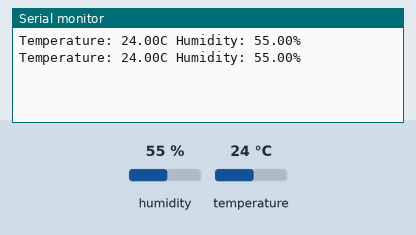
Simulated run of this sketch. Board: Arduino Uno, built with avr-gcc and run on an emulated ATmega328P. Shown: the last lines printed to the serial monitor. The inputs (shaded band) are chosen by the test bench; at power-on: humidity 55 %, temperature 24 °C.

Above: at 2.8 s.
2.9 s: humidity set to 22 %
At 5.1 s:
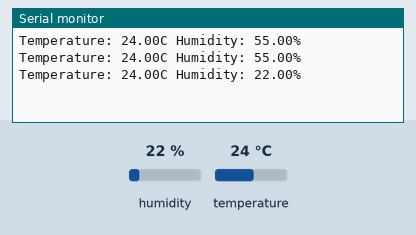
5.6 s: temperature set to 12 °C
At 7.6 s:
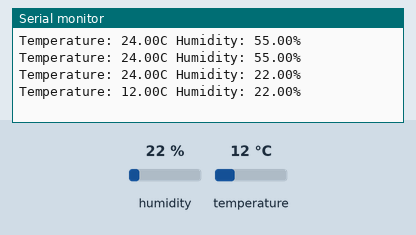
8.3 s: humidity set to 40 %
At 11.2 s:
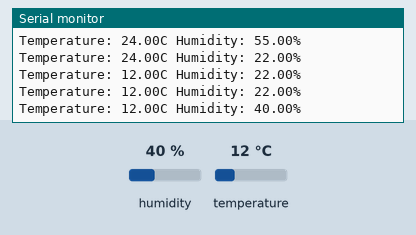
Timing chart, 0 to 12.7 s (numbered marks = the images above; inputs shaded):
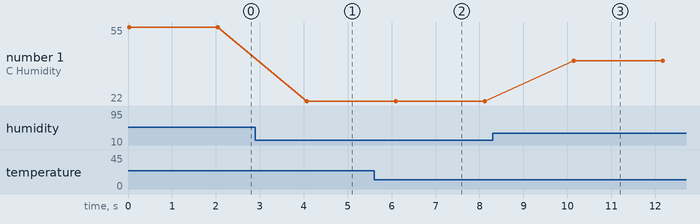

The sketch:

lab_03.ino
```cpp
#include "DHT.h"
#define DHTPIN 4
#define DHTTYPE DHT11
DHT dht(DHTPIN, DHTTYPE);


void setup() {
  // put your setup code here, to run once:
  Serial.begin(115200);
  dht.begin();
}

void loop() {
  // put your main code here, to run repeatedly:
  float temp = dht.readTemperature();
  float hum = dht.readHumidity();
  Serial.print("Temperature: "); Serial.print(temp);
  Serial.print("C Humidity: ");  Serial.print(hum);
  Serial.println("%");
  delay(2000);
}
```

Measured:
- after the input at 2.9 s, the serial monitor: prints a new line after 1.2 s (image 1)
- after the input at 5.6 s, the serial monitor: prints a new line after 0.50 s (image 2)
- after the input at 8.3 s, the serial monitor: prints a new line after 1.8 s (image 3)
- plotted number 1: 55 → 22 after the input at 2.9 s, 22 → 40 after the input at 8.3 s
